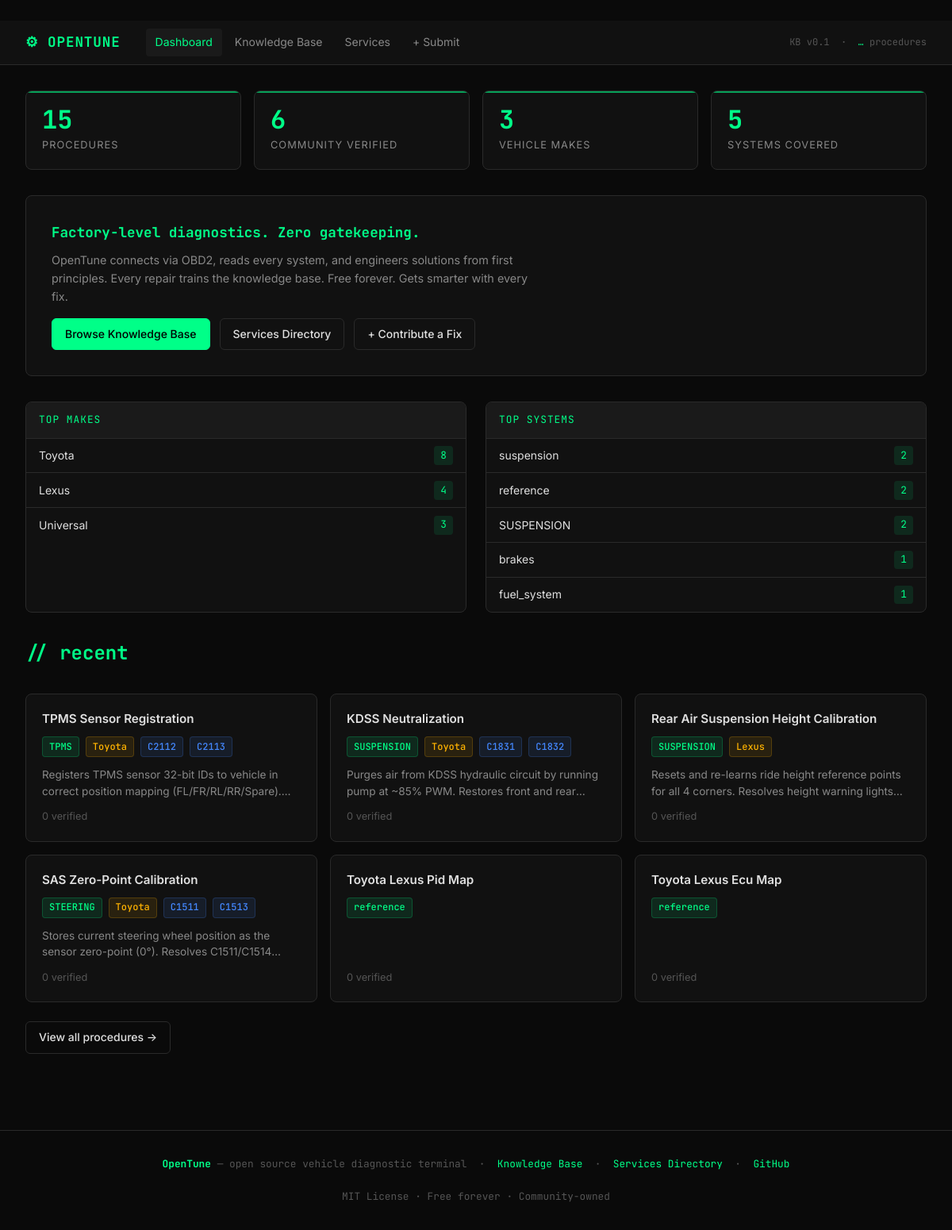
The app's page /, older data.
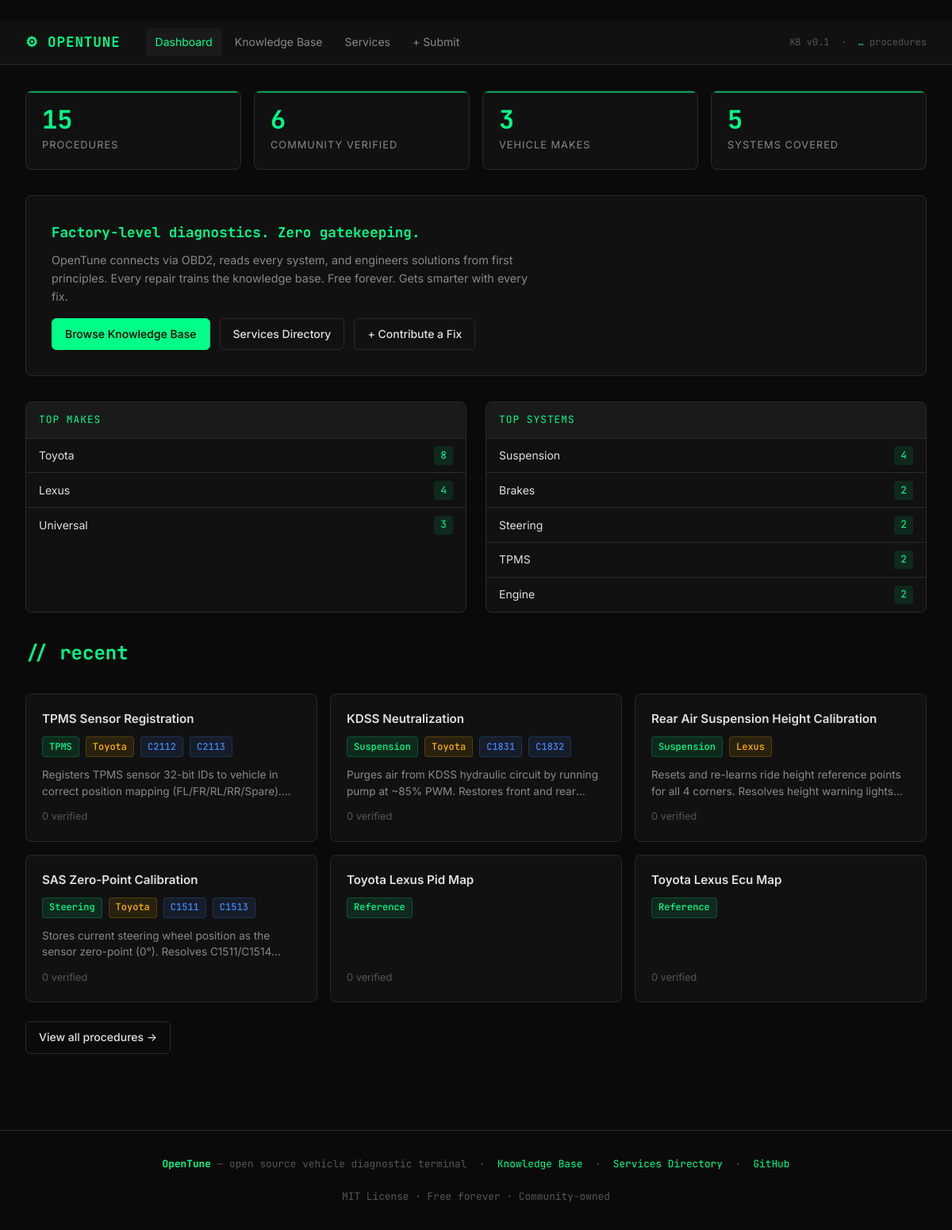
The same page, newer data.
### tables this page shows
CREATE TABLE procedures (
                id                TEXT PRIMARY KEY,
                title             TEXT,
                system            TEXT,
                make_family       TEXT,
                make              TEXT,
                model             TEXT,
                year_min          INTEGER,
                year_max          INTEGER,
                dtc_codes         TEXT DEFAULT '[]',
                symptoms          TEXT DEFAULT '[]',
                steps             TEXT DEFAULT '[]',
                outcome_summary   TEXT,
                verified_count    INTEGER DEFAULT 0,
                vehicles_confirmed TEXT DEFAULT '[]',
                confidence        REAL DEFAULT 0.0,
                contributor       TEXT DEFAULT 'opentune_seed',
                created_at        TEXT,
                updated_at        TEXT,
                embedding         BLOB
            );

### api/main.py (the view)
@app.get("/", response_class=HTMLResponse)
def web_index(request: Request):
    st = _db_stats()
    procs = get_all_procedures()
    recent = [_summary(p) for p in reversed(procs[-6:])]
    return _templates.TemplateResponse(request=request, name="index.html", context={
        "active": "home", "stats": st, "recent": recent,
    })

### web/templates/index.html (shortened to what this page needs)
﻿{% extends "base.html" %}
{% block content %}
<div class="container">
  <div class="stats-grid">
    <div class="stat-card">
      <div class="stat-value">{{ stats.total_procedures }}</div>
      <div class="stat-label">Procedures</div>
    </div>
    <div class="stat-card">
      <div class="stat-value">{{ stats.verified_procedures }}</div>
      <div class="stat-label">Community Verified</div>
    </div>
    <div class="stat-card">
      <div class="stat-value">{{ stats.top_makes | length }}</div>
      <div class="stat-label">Vehicle Makes</div>
    </div>
    <div class="stat-card">
      <div class="stat-value">{{ stats.top_systems | length }}</div>
      <div class="stat-label">Systems Covered</div>
    </div>
  </div>
  <div class="hero">
    <h2>Factory-level diagnostics. Zero gatekeeping.</h2>
    <p>OpenTune connects via OBD2, reads every system, and engineers solutions from first principles. Every repair trains the knowledge base. Free forever. Gets smarter with every fix.</p>
    <div class="hero-actions">
      <a href="/browse" class="btn btn-primary">Browse Knowledge Base</a>
      <a href="/services" class="btn btn-outline">Services Directory</a>
      <a href="/submit" class="btn btn-outline">+ Contribute a Fix</a>
    </div>
  </div>
  <div class="grid-2" style="margin-bottom:2rem;">
    <div class="top-list">
      <div class="top-list-header">Top Makes</div>
      {% for item in stats.top_makes %}
      <a href="/browse?make={{ item.make }}" class="top-list-item" style="text-decoration:none;color:inherit;">
        <span>{{ item.make }}</span>
        <span class="top-list-count">{{ item.count }}</span>
      </a>
      {% else %}
      <div class="top-list-item" style="color:var(--text-muted)">No data yet</div>
      {% endfor %}
    </div>
    <div class="top-list">
      <div class="top-list-header">Top Systems</div>
      {% for item in stats.top_systems %}
      <a href="/browse?system={{ item.system }}" class="top-list-item" style="text-decoration:none;color:inherit;">
        <span>{{ item.system }}</span>
        <span class="top-list-count">{{ item.count }}</span>
      </a>
      {% else %}
      <div class="top-list-item" style="color:var(--text-muted)">No data yet</div>
      {% endfor %}
    </div>
  </div>
  {% if recent %}
  <div class="page-header">
    <h1>// recent</h1>
  </div>
  <div class="cards-grid">
    {% for proc in recent %}
    <a href="/procedure/{{ proc.id }}" class="proc-card">
      <div class="proc-card-title">{{ proc.title }}</div>
      <div class="proc-card-meta">
        {% if proc.system %}<span class="tag tag-system">{{ proc.system }}</span>{% endif %}
        {% if proc.make %}<span class="tag tag-make">{{ proc.make }}</span>{% endif %}
        {% for dtc in (proc.dtc_codes or [])[:2] %}
        <span class="tag tag-dtc">{{ dtc }}</span>
        {% endfor %}
      </div>
      {% if proc.outcome_summary %}
      <div class="proc-card-summary">{{ proc.outcome_summary }}</div>
      {% endif %}
      <div class="proc-card-footer">
        <span>{{ proc.verified_count or 0 }} verified</span>
      </div>
    </a>
    {% endfor %}
  </div>
  <div style="margin-top:1.5rem;">
    <a href="/browse" class="btn btn-outline">View all procedures →</a>
  </div>
  {% endif %}
</div>
{% endblock %}

Row changes from the older to the newer data that the page shows:
removed procedures: system "reference", count "2", title "Toyota Lexus Ecu Map", verified_count "0"
removed procedures: system "SUSPENSION", count "2", title "Rear Air Suspension Height Calibration", make "Lexus", outcome_summary "Resets and re-learns ride height reference points for all 4 corners. Resolves height warning…", verified_count "0"
no longer on this page (row edited): procedures: system "fuel_system", count "1"
changed procedures: system "brakes" → "Brakes"; count "1" → "2"
changed procedures (number 2 of 11 on the later page): system "suspension" → "Suspension"; count "2" → "4"
now on this page (row edited): procedures: system "Steering", count "2"
now on this page (row edited): procedures: system "TPMS", count "2"
now on this page (row edited): procedures: system "Engine", count "2"
changed procedures "KDSS Neutralization": system "SUSPENSION" → "Suspension"
added procedures: title "Rear Air Suspension Height Calibration", system "Suspension", make "Lexus", outcome_summary "Resets and re-learns ride height reference points for all 4 corners. Resolves height warning…", verified_count "0", shown under "// recent"
changed procedures "SAS Zero-Point Calibration": system "STEERING" → "Steering"
changed procedures "Toyota Lexus Pid Map": system "reference" → "Reference"
added procedures: title "Toyota Lexus Ecu Map", system "Reference", verified_count "0", shown under "// recent"
